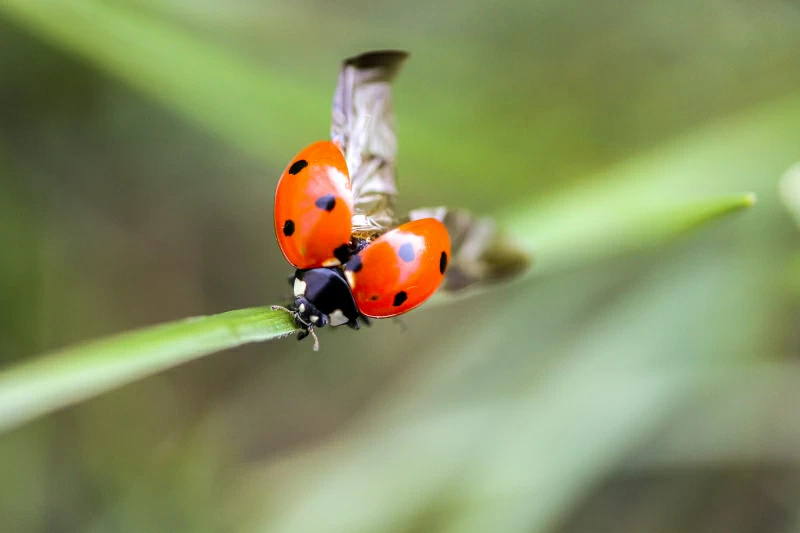
#> input picture Zad_1/2.webp, 800 x 533 px
$ python Zad_1.py
#> lines starting #> are read from the running program, lines starting #| are printed output that depends on the picture
from matplotlib.image import imread
import matplotlib.pyplot as plt
import numpy as np
import os
plt.rcParams['figure.figsize'] = [16,8]
A = imread('2.webp')
#> A is the input picture: shape (533, 800, 3); mean R, G, B 134.2, 142.9, 96.2
X = np.mean(A,-1)
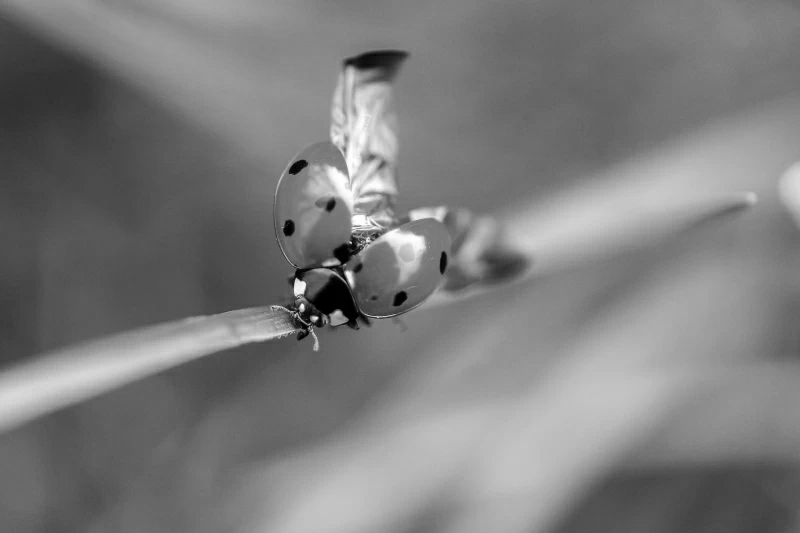
#> X: shape (533, 800) float64; min 0, max 255, mean 124.4

img = plt.imshow(X)
img.set_cmap('gray')
plt.axis('off')

U, S, VT = np.linalg.svd(X,full_matrices=False)
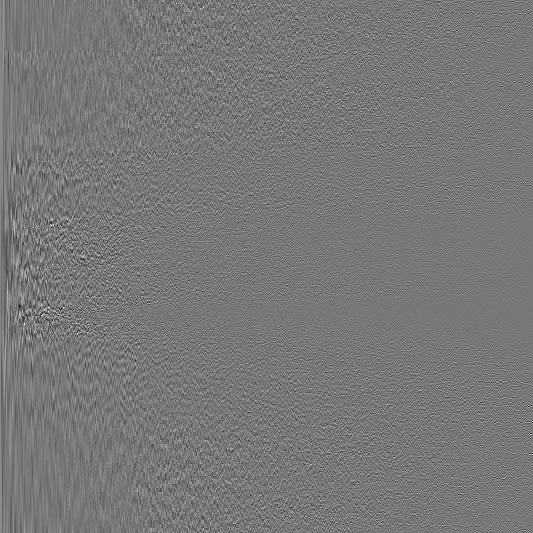
#> U: shape (533, 533) float64; min -0.317, max 0.356, mean 8.07e-05; drawn with min black and max white
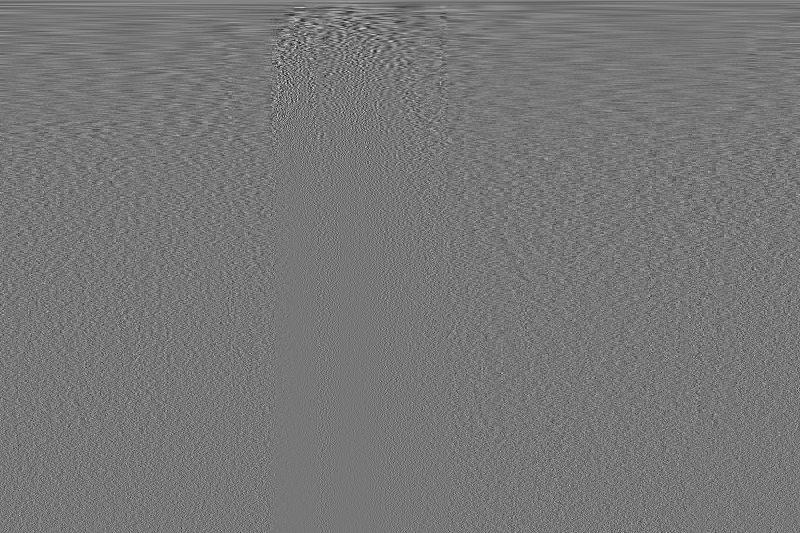
#> VT: shape (533, 800) float64; min -0.291, max 0.331, mean 7.32e-05; drawn with min black and max white
#> S = 533 values, max 82318.5 at index 0, min 1.62 at index 532, mean 351.9
S = np.diag(S)


r=230
Xapprox = U[:,:r]@S[0:r,:r]@VT[:r,:]
plt.figure(0)
img = plt.imshow(Xapprox)
img.set_cmap('gray')
plt.axis('off')
plt.title('r='+str(r))
plt.show()

plt.figure(1)
plt.semilogy(np.diag(S))
plt.title('Singular Values')
plt.show()
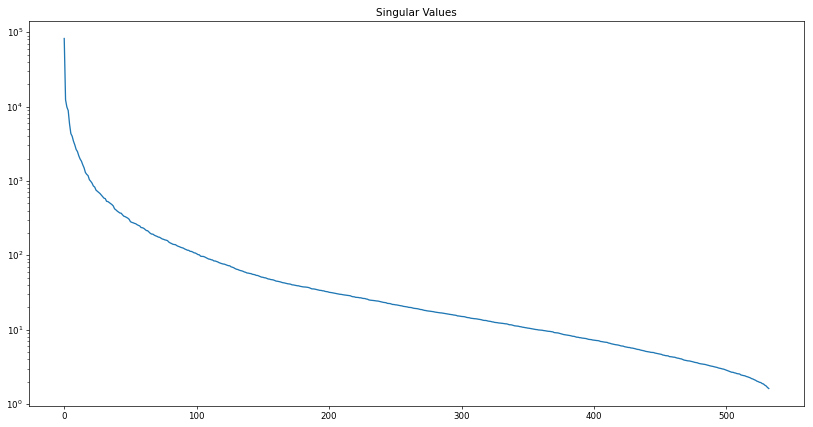
#> figure drawn by matplotlib, 1 panel; curve peaks at x = 0, y = 82318.5

plt.figure(2)
cumulative_sum_ratio = np.cumsum(np.diag(S)) / np.sum(np.diag(S))
#> cumulative_sum_ratio = 533 values from 0.439 to 1
plt.plot(cumulative_sum_ratio)
plt.title('Singular Values: Cumulative Sum')
plt.show()
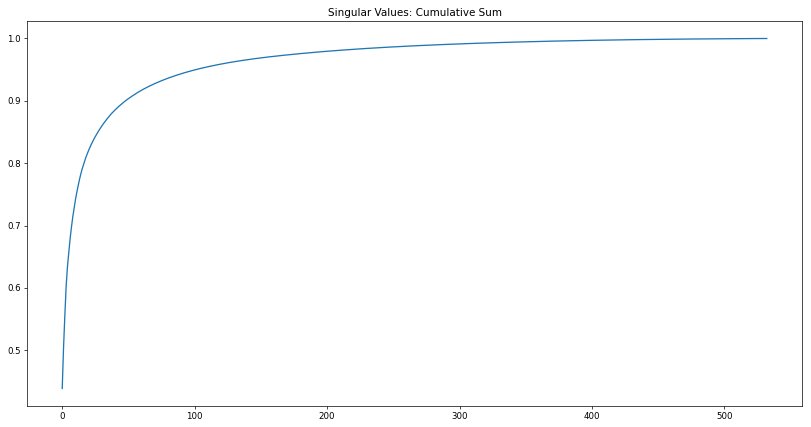
#> figure drawn by matplotlib, 1 panel; curve peaks at x = 532, y = 1
index_x = np.argmin(cumulative_sum_ratio <= 0.9)
#> index_x = 48
